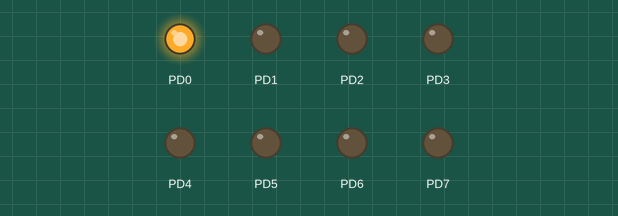
Simulated run of this program. Board: ATmega32, built with avr-gcc and emulated at 8 MHz. Shown: output pins drawn as LEDs (lit = HIGH).

Above: at 0.05 s.
At 0.46 s:
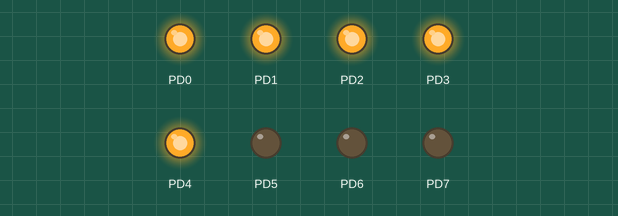
At 0.88 s:
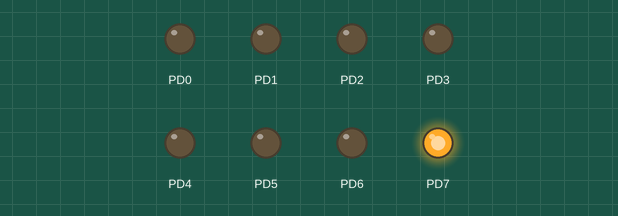
At 1.81 s:
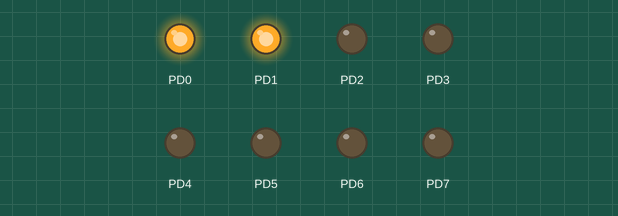
At 2.75 s:
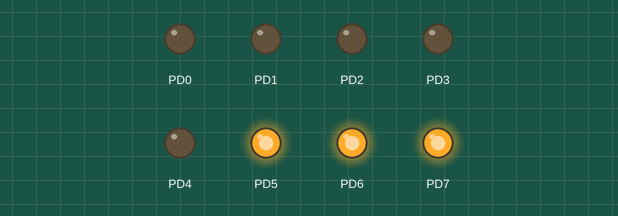
At 3.68 s:
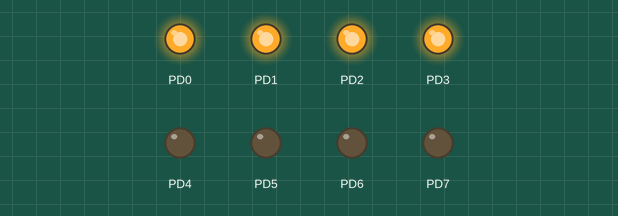
Timing chart, 0 to 4.0 s (numbered marks = the images above):
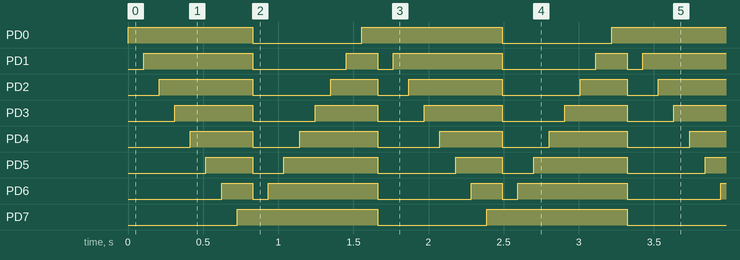

The program:

Main.c
```c
/*
 * Main.c

 *
 *  Created on: Aug 16, 2021
 *      Author: AbdElRahman
 */
#include "Datatypes.h"
#include "Bit_Operations.h"
#include <avr/io.h>
#define F_CPU 8000000
#include <util\delay.h>


void main(void)
{
	DDRD = 0xff;
	while(1)
	{
		PORTD = 0x00;
		for(u8 i = 0 ; i<8; i++)
			{
				//PORTD = 0x00;
				Set_Bit(PORTD,i);
				_delay_ms(100);
			}
		PORTD = 0x00;
		for(s8 i = 7 ; i>=0; i--)
				{

					Set_Bit(PORTD,i);
					_delay_ms(100);
				}

	}
}
```

Bit_Operations.h
```c
#ifndef  __BIT_OP__
#define __BIT_OP__

#define CLR_Bit(Var,Bit_No) (Var)&=(~(1<<Bit_No))
#define Set_Bit(Var,Bit_No) (Var)|=(1<<Bit_No)
#define Toggle_Bit(Var,Bit_No) (Var)^=(1<<Bit_No)

#endif
```

Datatypes.h
```c
/*
	stadndar data types
	abdelrahman ramzi
*/
#ifndef DATATYPES_H_
#define DATATYPES_H_

typedef unsigned char u8;
typedef signed char s8;
typedef unsigned  short int u16;
typedef signed short int  s16;
typedef unsigned long int  u32;
typedef signed long int s32;
typedef float f32;
typedef double f64;
typedef long double f128;


#endif /*DATATYPES_H_*/
```

Measured:
- by itself, PD0, PD7: alternates HIGH for 0.93 s and LOW for 0.73 s
- by itself, PD1: repeats every 1.7 s: LOW 0.62 s, HIGH 0.21 s, LOW 0.10 s, HIGH 0.73 s
- by itself, PD2: repeats every 1.7 s: LOW 0.52 s, HIGH 0.31 s, LOW 0.21 s, HIGH 0.62 s
- by itself, PD3: repeats every 1.7 s: LOW 0.42 s, HIGH 0.42 s, LOW 0.31 s, HIGH 0.52 s
- by itself, PD4: repeats every 1.7 s: LOW 0.31 s, HIGH 0.52 s, LOW 0.42 s, HIGH 0.42 s
- by itself, PD5: repeats every 1.7 s: LOW 0.21 s, HIGH 0.62 s, LOW 0.52 s, HIGH 0.31 s
- by itself, PD6: repeats every 1.7 s: LOW 0.10 s, HIGH 0.73 s, LOW 0.62 s, HIGH 0.21 s
